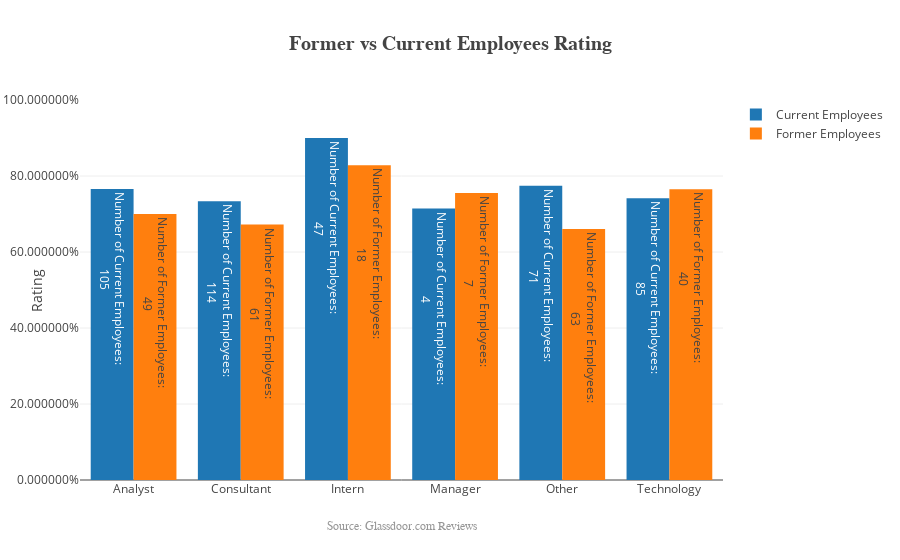

The notebook cell saved with this chart:
### Code cell
Former_vs_Current_Employees_BarChart(df)

### Figure 1 — Plotly figure (JSON) as saved in the notebook; plotly's stock layout.template omitted (floating-point values rounded to 4 significant figures)
{"data": [{"hoverinfo": "text", "name": "Current Employees", "text": ["Number of Current Employees: <br>105", "Number of Current Employees: <br>114", "Number of Current Employees: <br>47", "Number of Current Employees: <br>4", "Number of Current Employees: <br>71", "Number of Current Employees: <br>85"], "type": "bar", "x": ["Analyst", "Consultant", "Intern", "Manager", "Other", "Technology"], "y": [0.766, 0.7333, 0.9, 0.7143, 0.7746, 0.7412]}, {"hoverinfo": "text", "name": "Former Employees", "text": ["Number of Former Employees: <br>49", "Number of Former Employees: <br>61", "Number of Former Employees: <br>18", "Number of Former Employees: <br>7", "Number of Former Employees: <br>63", "Number of Former Employees: <br>40"], "type": "bar", "x": ["Analyst", "Consultant", "Intern", "Manager", "Other", "Technology"], "y": [0.7, 0.6721, 0.8286, 0.7551, 0.6603, 0.765]}], "layout": {"annotations": [{"font": {"color": "rgb(150,150,150)", "family": "Arial", "size": 12}, "showarrow": false, "text": "Source: Glassdoor.com Reviews", "x": 0.5, "xanchor": "center", "xref": "paper", "y": -0.1, "yanchor": "top", "yref": "paper"}], "barmode": "group", "title": "<b>Former vs Current Employees Rating</b>", "titlefont": {"family": "Courier New", "size": 20}, "yaxis": {"range": [0, 1], "tickformat": "%", "title": "Rating"}}}
